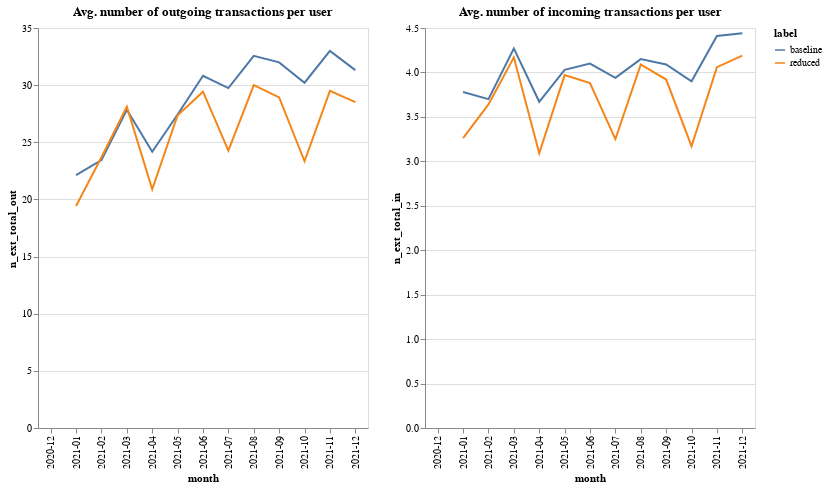

Notebook code for this chart:
### Code cell
out_txns_chart = af.line_multi(
    group_comparison_df, "label", "month", "n_ext_total_out", 330, 400, "x"
)
in_txns_chart = af.line_multi(
    group_comparison_df, "label", "month", "n_ext_total_in", 330, 400, "x"
)

out_txns_chart.properties(
    title="Avg. number of outgoing transactions per user"
) | in_txns_chart.properties(title="Avg. number of incoming transactions per user")

### Figure 1 — Vega-Lite specification as saved in the notebook (floating-point values rounded to 4 significant figures)
{"config": {"view": {"continuousWidth": 400, "continuousHeight": 300}}, "hconcat": [{"mark": "line", "encoding": {"color": {"field": "label", "type": "nominal"}, "tooltip": {"field": "n_ext_total_out", "type": "quantitative"}, "x": {"field": "month", "type": "nominal"}, "y": {"field": "n_ext_total_out", "sort": "x", "type": "quantitative"}}, "height": 400, "title": "Avg. number of outgoing transactions per user", "width": 330}, {"mark": "line", "encoding": {"color": {"field": "label", "type": "nominal"}, "tooltip": {"field": "n_ext_total_in", "type": "quantitative"}, "x": {"field": "month", "type": "nominal"}, "y": {"field": "n_ext_total_in", "sort": "x", "type": "quantitative"}}, "height": 400, "title": "Avg. number of incoming transactions per user", "width": 330}], "data": {"name": "data-e1f462b29a1fde5ea01fdd5e2445aa6e"}, "$schema": "https://vega.github.io/schema/vega-lite/v4.17.0.json", "datasets": {"data-e1f462b29a1fde5ea01fdd5e2445aa6e": [{"label": "baseline", "month": "2020-12", "all_users": 116592, "count(user_id)": 75184, "perc_remaining_users": 0.6448, "perc_enabled_users": 0.6448, "perc_using_users": 0.3036, "avg_outstanding_balance_eur": 1464.0, "avg_limit": 3437.0, "avg_perc_usage": 53.16, "n_ext_total_out": null, "n_ext_total_in": null, "total_volume_eur_out": null, "total_volume_eur_in": null}, {"label": "baseline", "month": "2021-01", "all_users": 116592, "count(user_id)": 75184, "perc_remaining_users": 0.6448, "perc_enabled_users": 0.644, "perc_using_users": 0.3034, "avg_outstanding_balance_eur": 1542.0, "avg_limit": 3508.0, "avg_perc_usage": 53.33, "n_ext_total_out": 22.12, "n_ext_total_in": 3.78, "total_volume_eur_out": 1997.0, "total_volume_eur_in": 1979.0}, {"label": "baseline", "month": "2021-02", "all_users": 116592, "count(user_id)": 75125, "perc_remaining_users": 0.6443, "perc_enabled_users": 0.6405, "perc_using_users": 0.3065, "avg_outstanding_balance_eur": 1592.0, "avg_limit": 3557.0, "avg_perc_usage": 52.87, "n_ext_total_out": 23.44, "n_ext_total_in": 3.7, "total_volume_eur_out": 2160.0, "total_volume_eur_in": 2161.0}, {"label": "baseline", "month": "2021-03", "all_users": 116592, "count(user_id)": 74834, "perc_remaining_users": 0.6418, "perc_enabled_users": 0.6345, "perc_using_users": 0.3063, "avg_outstanding_balance_eur": 1649.0, "avg_limit": 3614.0, "avg_perc_usage": 52.13, "n_ext_total_out": 27.84, "n_ext_total_in": 4.27, "total_volume_eur_out": 2450.0, "total_volume_eur_in": 2524.0}, {"label": "baseline", "month": "2021-04", "all_users": 116592, "count(user_id)": 74161, "perc_remaining_users": 0.6361, "perc_enabled_users": 0.6305, "perc_using_users": 0.2927, "avg_outstanding_balance_eur": 1743.0, "avg_limit": 3733.0, "avg_perc_usage": 53.03, "n_ext_total_out": 24.17, "n_ext_total_in": 3.67, "total_volume_eur_out": 2150.0, "total_volume_eur_in": 2224.0}, {"label": "baseline", "month": "2021-05", "all_users": 116592, "count(user_id)": 73728, "perc_remaining_users": 0.6324, "perc_enabled_users": 0.6269, "perc_using_users": 0.2915, "avg_outstanding_balance_eur": 1783.0, "avg_limit": 3801.0, "avg_perc_usage": 53.05, "n_ext_total_out": 27.43, "n_ext_total_in": 4.03, "total_volume_eur_out": 2387.0, "total_volume_eur_in": 2463.0}, {"label": "baseline", "month": "2021-06", "all_users": 116592, "count(user_id)": 73375, "perc_remaining_users": 0.6293, "perc_enabled_users": 0.623, "perc_using_users": 0.3073, "avg_outstanding_balance_eur": 1834.0, "avg_limit": 3861.0, "avg_perc_usage": 53.03, "n_ext_total_out": 30.82, "n_ext_total_in": 4.1, "total_volume_eur_out": 2656.0, "total_volume_eur_in": 2508.0}, {"label": "baseline", "month": "2021-07", "all_users": 116592, "count(user_id)": 72782, "perc_remaining_users": 0.6242, "perc_enabled_users": 0.6186, "perc_using_users": 0.2998, "avg_outstanding_balance_eur": 1883.0, "avg_limit": 3909.0, "avg_perc_usage": 53.31, "n_ext_total_out": 29.74, "n_ext_total_in": 3.94, "total_volume_eur_out": 2347.0, "total_volume_eur_in": 2355.0}, {"label": "baseline", "month": "2021-08", "all_users": 116592, "count(user_id)": 72339, "perc_remaining_users": 0.6204, "perc_enabled_users": 0.615, "perc_using_users": 0.305, "avg_outstanding_balance_eur": 1942.0, "avg_limit": 3989.0, "avg_perc_usage": 53.79, "n_ext_total_out": 32.57, "n_ext_total_in": 4.15, "total_volume_eur_out": 2635.0, "total_volume_eur_in": 2561.0}, {"label": "baseline", "month": "2021-09", "all_users": 116592, "count(user_id)": 71943, "perc_remaining_users": 0.617, "perc_enabled_users": 0.6106, "perc_using_users": 0.3119, "avg_outstanding_balance_eur": 1970.0, "avg_limit": 4033.0, "avg_perc_usage": 53.61, "n_ext_total_out": 31.99, "n_ext_total_in": 4.09, "total_volume_eur_out": 2772.0, "total_volume_eur_in": 2761.0}, {"label": "baseline", "month": "2021-10", "all_users": 116592, "count(user_id)": 71420, "perc_remaining_users": 0.6126, "perc_enabled_users": 0.6075, "perc_using_users": 0.311, "avg_outstanding_balance_eur": 2017.0, "avg_limit": 4238.0, "avg_perc_usage": 53.33, "n_ext_total_out": 30.21, "n_ext_total_in": 3.9, "total_volume_eur_out": 2389.0, "total_volume_eur_in": 2406.0}, {"label": "baseline", "month": "2021-11", "all_users": 116592, "count(user_id)": 71053, "perc_remaining_users": 0.6094, "perc_enabled_users": 0.6044, "perc_using_users": 0.3043, "avg_outstanding_balance_eur": 2065.0, "avg_limit": 4251.0, "avg_perc_usage": 53.74, "n_ext_total_out": 32.99, "n_ext_total_in": 4.41, "total_volume_eur_out": 2872.0, "total_volume_eur_in": 2892.0}, {"label": "baseline", "month": "2021-12", "all_users": 116592, "count(user_id)": 70689, "perc_remaining_users": 0.6063, "perc_enabled_users": 0.6013, "perc_using_users": 0.3042, "avg_outstanding_balance_eur": 2115.0, "avg_limit": 4258.0, "avg_perc_usage": 54.36, "n_ext_total_out": 31.31, "n_ext_total_in": 4.44, "total_volume_eur_out": 2812.0, "total_volume_eur_in": 2912.0}, {"label": "reduced", "month": "2020-12", "all_users": 11050, "count(user_id)": 4356, "perc_remaining_users": 0.3942, "perc_enabled_users": 0.3942, "perc_using_users": 0.2818, "avg_outstanding_balance_eur": 955.3, "avg_limit": 2339.0, "avg_perc_usage": 47.92, "n_ext_total_out": null, "n_ext_total_in": null, "total_volume_eur_out": null, "total_volume_eur_in": null}, {"label": "reduced", "month": "2021-01", "all_users": 11050, "count(user_id)": 4356, "perc_remaining_users": 0.3942, "perc_enabled_users": 0.3937, "perc_using_users": 0.2852, "avg_outstanding_balance_eur": 1005.0, "avg_limit": 2405.0, "avg_perc_usage": 46.8, "n_ext_total_out": 19.43, "n_ext_total_in": 3.26, "total_volume_eur_out": 1357.0, "total_volume_eur_in": 1290.0}, {"label": "reduced", "month": "2021-02", "all_users": 11050, "count(user_id)": 4351, "perc_remaining_users": 0.3938, "perc_enabled_users": 0.3932, "perc_using_users": 0.2898, "avg_outstanding_balance_eur": 1042.0, "avg_limit": 2471.0, "avg_perc_usage": 46.74, "n_ext_total_out": 23.69, "n_ext_total_in": 3.64, "total_volume_eur_out": 1698.0, "total_volume_eur_in": 1616.0}, {"label": "reduced", "month": "2021-03", "all_users": 11050, "count(user_id)": 4348, "perc_remaining_users": 0.3935, "perc_enabled_users": 0.3928, "perc_using_users": 0.2985, "avg_outstanding_balance_eur": 1079.0, "avg_limit": 2510.0, "avg_perc_usage": 46.96, "n_ext_total_out": 28.11, "n_ext_total_in": 4.17, "total_volume_eur_out": 1851.0, "total_volume_eur_in": 1796.0}, {"label": "reduced", "month": "2021-04", "all_users": 11050, "count(user_id)": 4343, "perc_remaining_users": 0.393, "perc_enabled_users": 0.3925, "perc_using_users": 0.2954, "avg_outstanding_balance_eur": 1095.0, "avg_limit": 2613.0, "avg_perc_usage": 45.77, "n_ext_total_out": 20.88, "n_ext_total_in": 3.09, "total_volume_eur_out": 1440.0, "total_volume_eur_in": 1449.0}, {"label": "reduced", "month": "2021-05", "all_users": 11050, "count(user_id)": 4349, "perc_remaining_users": 0.3936, "perc_enabled_users": 0.393, "perc_using_users": 0.2972, "avg_outstanding_balance_eur": 1074.0, "avg_limit": 2692.0, "avg_perc_usage": 43.26, "n_ext_total_out": 27.37, "n_ext_total_in": 3.97, "total_volume_eur_out": 1744.0, "total_volume_eur_in": 1804.0}, {"label": "reduced", "month": "2021-06", "all_users": 11050, "count(user_id)": 4352, "perc_remaining_users": 0.3938, "perc_enabled_users": 0.3818, "perc_using_users": 0.3074, "avg_outstanding_balance_eur": 1082.0, "avg_limit": 2056.0, "avg_perc_usage": 59.08, "n_ext_total_out": 29.43, "n_ext_total_in": 3.88, "total_volume_eur_out": 1860.0, "total_volume_eur_in": 1793.0}, {"label": "reduced", "month": "2021-07", "all_users": 11050, "count(user_id)": 4279, "perc_remaining_users": 0.3872, "perc_enabled_users": 0.3801, "perc_using_users": 0.2957, "avg_outstanding_balance_eur": 1096.0, "avg_limit": 2104.0, "avg_perc_usage": 59.88, "n_ext_total_out": 24.27, "n_ext_total_in": 3.25, "total_volume_eur_out": 1437.0, "total_volume_eur_in": 1484.0}, {"label": "reduced", "month": "2021-08", "all_users": 11050, "count(user_id)": 4217, "perc_remaining_users": 0.3816, "perc_enabled_users": 0.3781, "perc_using_users": 0.288, "avg_outstanding_balance_eur": 1105.0, "avg_limit": 1778.0, "avg_perc_usage": 65.49, "n_ext_total_out": 30.01, "n_ext_total_in": 4.09, "total_volume_eur_out": 1899.0, "total_volume_eur_in": 1863.0}, {"label": "reduced", "month": "2021-09", "all_users": 11050, "count(user_id)": 4195, "perc_remaining_users": 0.3796, "perc_enabled_users": 0.3643, "perc_using_users": 0.2867, "avg_outstanding_balance_eur": 1138.0, "avg_limit": 1720.0, "avg_perc_usage": 63.34, "n_ext_total_out": 28.93, "n_ext_total_in": 3.92, "total_volume_eur_out": 1827.0, "total_volume_eur_in": 1841.0}, {"label": "reduced", "month": "2021-10", "all_users": 11050, "count(user_id)": 4081, "perc_remaining_users": 0.3693, "perc_enabled_users": 0.3588, "perc_using_users": 0.2739, "avg_outstanding_balance_eur": 1123.0, "avg_limit": 1414.0, "avg_perc_usage": 69.7, "n_ext_total_out": 23.34, "n_ext_total_in": 3.17, "total_volume_eur_out": 1409.0, "total_volume_eur_in": 1489.0}, {"label": "reduced", "month": "2021-11", "all_users": 11050, "count(user_id)": 3998, "perc_remaining_users": 0.3618, "perc_enabled_users": 0.3486, "perc_using_users": 0.2609, "avg_outstanding_balance_eur": 1106.0, "avg_limit": 1370.0, "avg_perc_usage": 67.07, "n_ext_total_out": 29.5, "n_ext_total_in": 4.06, "total_volume_eur_out": 1909.0, "total_volume_eur_in": 2007.0}, {"label": "reduced", "month": "2021-12", "all_users": 11050, "count(user_id)": 3920, "perc_remaining_users": 0.3548, "perc_enabled_users": 0.3381, "perc_using_users": 0.253, "avg_outstanding_balance_eur": 1093.0, "avg_limit": 1188.0, "avg_perc_usage": 69.35, "n_ext_total_out": 28.51, "n_ext_total_in": 4.19, "total_volume_eur_out": 1942.0, "total_volume_eur_in": 2142.0}]}}
